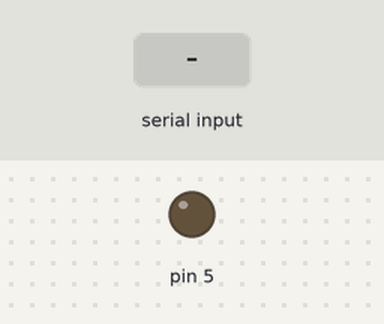
Simulated run of this sketch. Board: Arduino Uno, built with avr-gcc and run on an emulated ATmega328P. Parts: output pins drawn as LEDs (lit = HIGH). The test bench sets the inputs (shaded band).

Above: at 1.2 s.
1.3 s: "1" received over Serial
At 2.2 s:
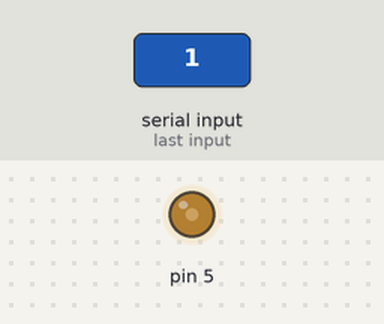
2.8 s: "2" received over Serial
At 3.4 s:
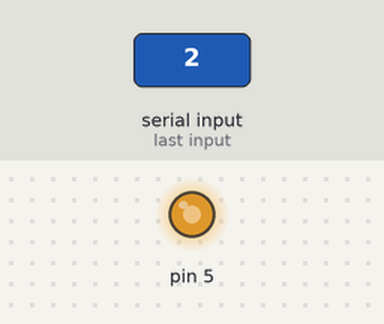
4.3 s: "3" received over Serial
At 5.7 s:
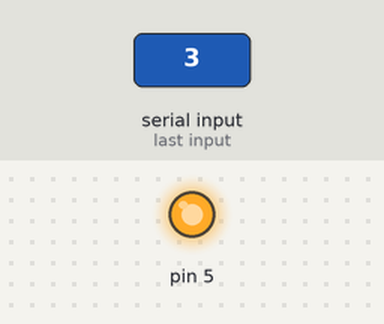
Timing chart, 0 to 7.3 s (numbered marks = the images above; inputs shaded):
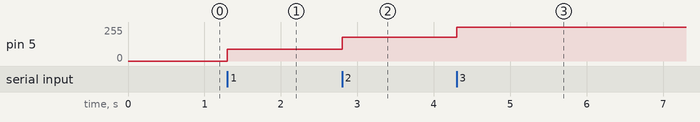

The sketch:

arduino_code.ino
```cpp
void setup() {
  // put your setup code here, to run once:

 Serial.begin(9600);
 pinMode(5,OUTPUT);

}

void loop()
{
  // put your main code here, to run repeatedly:

while(Serial.available())
{

char my_byte=Serial.read();

if (my_byte=='1')
{
  // digitalWrite(13,HIGH);
  analogWrite(5,90);

}

if (my_byte=='2')
{
  // digitalWrite(5,HIGH);

 analogWrite(5,180);

}

if (my_byte=='3')
{
  digitalWrite(5,HIGH);
//  analogWrite(5,255);
}


if (my_byte=='4')
{
  digitalWrite(5,LOW);

}

}

}
```

Measured:
- after the input at 1.3 s, pin 5: 0/255 → 90/255 at once
- after the input at 2.8 s, pin 5: 90/255 → 180/255 at once
- after the input at 4.3 s, pin 5: 180/255 → 255/255 at once
